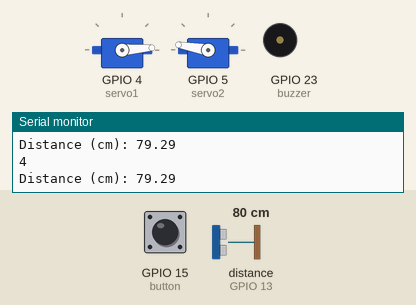
The sketch below on a simulated ESP32. Parts: 2 × servo, buzzer (waves = sounding, pin HIGH), the last lines printed to the serial monitor. Wiring (inferred from the names in the program): ultrasonic range finder: trigger GPIO 12; echo GPIO 13. Inputs (shaded band) come from the test bench; at power-on: distance to the obstacle (sensor on GPIO 13) 80 cm, GPIO 15 (button) HIGH. The echo pulse lasts 58.3 µs per cm; pins used as bus, display or sensor lines are not drawn.

Above: at 1.2 s.
1.3 s: distance to the obstacle (sensor on GPIO 13) set to 23 cm
4.3 s: distance to the obstacle (sensor on GPIO 13) set to 19 cm
At 4.43 s:
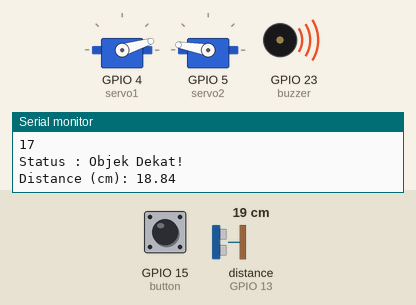
7.3 s: distance to the obstacle (sensor on GPIO 13) set to 35 cm
At 7.45 s:
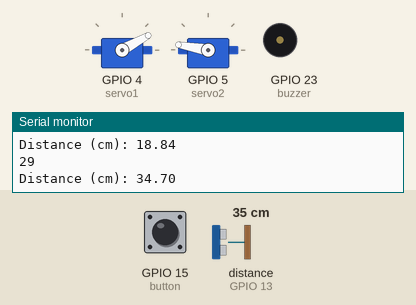
10.3 s: distance to the obstacle (sensor on GPIO 13) set to 2 cm
At 10.48 s:
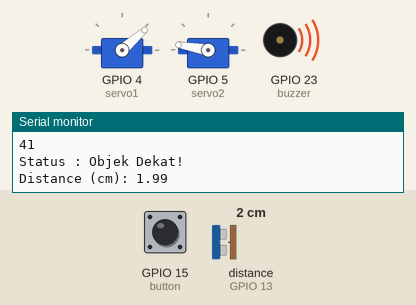
13.3 s: distance to the obstacle (sensor on GPIO 13) set to 60 cm
At 13.49 s:
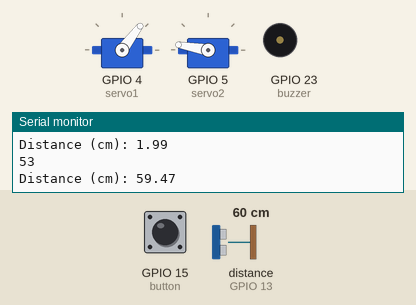
16.3 s: distance to the obstacle (sensor on GPIO 13) set to 4 cm
At 16.54 s:
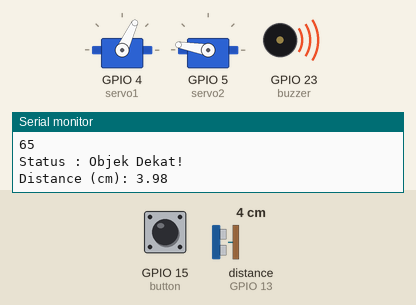
Timing chart, 0 to 26.9 s (numbered marks = the images above; inputs shaded):
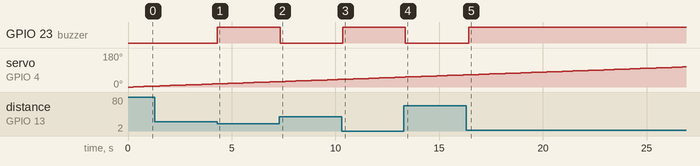

The sketch:

ESP32-DevModule.ino
```cpp
#include <Servo.h>

// HCSR04
#define trigPin 12
#define echoPin 13
long duration;
float distanceCm;

//Joystick
int servoVal;
#define joyX 27
#define joyY 26
#define sw 25

//Button
#define button 15
bool statButton;

//Tambahan
#define SOUND_SPEED 0.034
#define buzzer 23

Servo servo1;
Servo servo2;

void setup() {
    Serial.begin(115200);

    //Ultrasonik
    pinMode(trigPin, OUTPUT); // Sets the trigPin as an Output
    pinMode(echoPin, INPUT); // Sets the echoPin as an Input
    pinMode(buzzer, OUTPUT);

    //Servo
    servo1.attach(4); //Bawah
    servo2.attach(5); //Atas
    servo2.write(170);

    //Joy
    pinMode(sw, INPUT_PULLUP);
    pinMode(joyX, INPUT);
    pinMode(joyY, INPUT);

    //Button
    pinMode(button, INPUT_PULLUP); //0 = True dan 1 = False
}

void loop() {
    statButton = digitalRead(button);
    if(statButton == 1){
        for(int posDegrees = 0; posDegrees <= 180; posDegrees++) {
          servo1.write(posDegrees);
          Serial.println(posDegrees);
          ultrasonik();
          delay(250);
        }
        for(int posDegrees = 180; posDegrees >= 0; posDegrees--) {
          servo1.write(posDegrees);
          Serial.println(posDegrees);
          ultrasonik();
          delay(250);
        }
      }else{
        joystick();
      }
}

void ultrasonik(){
  // Clears the trigPin
  digitalWrite(trigPin, LOW);
  delayMicroseconds(2);
  // Sets the trigPin on HIGH state for 10 micro seconds
  digitalWrite(trigPin, HIGH);
  delayMicroseconds(10);
  digitalWrite(trigPin, LOW);
  // Reads the echoPin, returns the sound wave travel time in microseconds
  duration = pulseIn(echoPin, HIGH);
  // Calculate the distance
  distanceCm = duration * SOUND_SPEED/2;
  if(distanceCm <= 20){
      digitalWrite(buzzer, HIGH);
      Serial.println("Status : Objek Dekat!");
      Serial.print("Distance (cm): ");
      Serial.println(distanceCm);
    }else{
      digitalWrite(buzzer, LOW);
      Serial.print("Distance (cm): ");
      Serial.println(distanceCm);
    }
}

void joystick(){
  ultrasonik();
  Serial.println("Penggunaan Joystick");
  servoVal = analogRead(joyX);
  servoVal = map(servoVal, 0, 1023, 0, 180);
  Serial.print("Sumbu X (Kiri-Kanan) : ");
  Serial.println(servoVal);
  servo1.write(servoVal);

  servoVal = analogRead(joyY);
  servoVal = map(servoVal, 0, 1023, 100, 180);
  Serial.print("Sumbu Y (Atas-Bawah) : ");
  Serial.println(servoVal);
  servo2.write(servoVal);
  delay(250);
  }
```

Measured:
- the behaviour switches between 21 and 20 cm on distance to the obstacle (sensor on GPIO 13) (found by bisection; images 0 and 1)
- after the input at 4.3 s, GPIO 23 (buzzer): LOW → HIGH at once
- after the input at 7.3 s, GPIO 23 (buzzer): HIGH → LOW at once
- after the input at 10.3 s, GPIO 23 (buzzer): LOW → HIGH after 0.06 s
- after the input at 13.3 s, GPIO 23 (buzzer): HIGH → LOW after 0.07 s
- after the input at 16.3 s, GPIO 23 (buzzer): LOW → HIGH after 0.12 s
